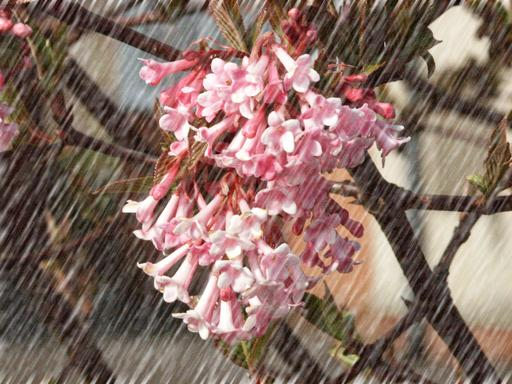
#> input picture demo_image/rainy_image.jpg, 512 x 384 px
$ python fastguidedfilter.py   (older library calls are emulated)
#> lines starting #> are read from the running program, lines starting #| are printed output that depends on the picture
# coding=utf-8
# function q = fastguidedfilter(I, p, r, eps, s) - MATLAB
# %    GUIDEDFILTER O(1) time implementation of guided filter.
# I:   guidance Image
# p:   filtering input image
# r:   window redius
# eps: normalize parameter
# s:   sampling fraction try s = r/4 to s=r
import os
import cv2
import numpy as np
from numpy.matlib import repmat
from scipy.misc import imresize

ra = 16
eps = 2
s = 4

def boxFilter(imSrc, r):
    hei, wid = imSrc.shape
    imDst = np.zeros([hei, wid])
    imCum = np.cumsum(imSrc, axis=0)
    imDst[0:r+1, :] = imCum[r:2*r+1, :]
    imDst[r+1:hei-r, :] = imCum[2*r+1:hei, :] - imCum[0:hei-2*r-1, :]
    imDst[hei-r:hei, :] = repmat(imCum[hei-1, :], r, 1) - imCum[hei-2*r-1:hei-r-1, :]
    imCum = np.cumsum(imDst, axis=1)
    imDst[:, 0:r+1] = imCum[:, r:2*r+1]
    imDst[:, r+1:wid-r] = imCum[:, 2*r+1:wid] - imCum[:, 0:wid-2*r-1]
    repmat(imCum[:,wid-1], r, 1).shape = (imCum.shape[0], r)
    y = np.transpose(repmat(imCum[:,wid-1], r, 1))
    imDst[:, wid-r:wid] = y - imCum[:, wid-2*r-1:wid-r-1]
    return imDst

def guideFilter(I, ra=16, eps=2, s=4):
    I_sub = imresize(I, 1/s, 'nearest')
    I_sub = I_sub/255
    p_sub = imresize(I, 1/s, 'nearest')
    p_sub = p_sub/255
    r_sub = int(ra / s)
    hei, wid = I_sub.shape
    m = np.ones([hei, wid])
    N = boxFilter(m, r_sub)
    mean_I = boxFilter(I_sub, r_sub) / N
    mean_p = boxFilter(p_sub, r_sub) / N
    mean_Ip = boxFilter(I_sub * p_sub, r_sub) / N
    # this is the covariance of (I, p) in each local patch.
    cov_Ip = mean_Ip - mean_I * mean_p
    mean_II = boxFilter(I_sub * I_sub, r_sub) / N
    var_I = mean_II - mean_I * mean_I
    a = cov_Ip / (var_I + eps)
    b = mean_p - a * mean_I
    mean_a = boxFilter(a, r_sub) / N
    mean_b = boxFilter(b, r_sub) / N
    mean_a = cv2.resize(mean_a, (I.shape[1], I.shape[0]), interpolation=cv2.INTER_LINEAR)
    mean_b = cv2.resize(mean_b, (I.shape[1], I.shape[0]), interpolation=cv2.INTER_LINEAR)
    I = I / 255
    q = mean_a * I + mean_b
    return q

if __name__ == '__main__':
    image_dir   = './demo_image/'
    rainy_image = cv2.imread(os.path.join(image_dir, 'rainy_image.jpg'))
#> rainy_image is the input picture: shape (384, 512, 3); mean B, G, R 101.9, 111.1, 137.4
    gt_image    = cv2.imread(os.path.join(image_dir, 'ground_truth.jpg'))
    b, g, r     = cv2.split(rainy_image)
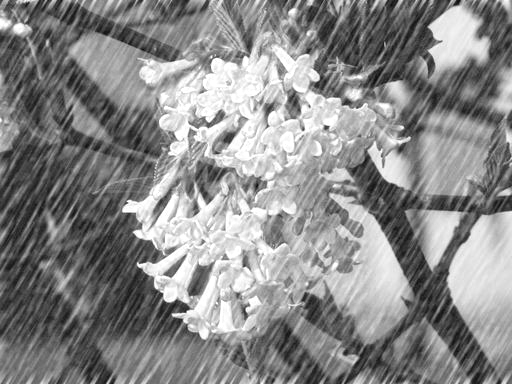
#> r: shape (384, 512); min 7, max 255, mean 137.4
    h, w, c     = rainy_image.shape
#> h = 384; w = 512; c = 3
    base_layer  = np.zeros([h, w, c])
    base_layer[:, :, 0] = guideFilter(b, ra, eps, s)
#> in guideFilter, `I_sub = imresize(I, 1/s, 'nearest')`:
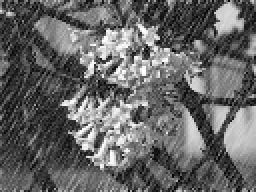
#> I_sub: shape (96, 128) (shown 2 times larger); min 0, max 255, mean 102
#> in boxFilter, `imCum = np.cumsum(imSrc, axis=0)`: imSrc: shape (96, 128) float64; every value is 1
#> in boxFilter, `imDst[:, wid-r:wid] = y - imCum[:, wid-2*r-1:wid-r-1]`: imDst: shape (96, 128) float64; min 25, max 81, mean 77.8
#> in boxFilter (call 2), `imDst[hei-r:hei, :] = repmat(imCum[hei-1, :], r, 1) - imCum[hei-2*r-1:..`: imDst: shape (96, 128) float64; min 0.659, max 8.26, mean 3.53
#> in boxFilter (call 2), `imDst[:, 0:r+1] = imCum[:, r:2*r+1]`: imDst: shape (96, 128) float64; min 0.659, max 31.69, mean 4.1
#> in boxFilter (call 2), `y = np.transpose(repmat(imCum[:,wid-1], r, 1))`: y = 96 rows, first 6: [211.7, 211.7, 211.7, 211.7], [256.8, 256.8, 256.8, 256.8], [303.8, 303.8, 303.8, 303.8], [349.8, 349.8, 349.8, 349.8], [392.9, 392.9, 392.9, 392.9], [390.3, 390.3, 390.3, 390.3]
#> in boxFilter (call 2), `imDst[:, wid-r:wid] = y - imCum[:, wid-2*r-1:wid-r-1]`: imDst: shape (96, 128) float64; min 7.47, max 65.57, mean 31.2
#> in boxFilter (call 4), `imDst[hei-r:hei, :] = repmat(imCum[hei-1, :], r, 1) - imCum[hei-2*r-1:..`: imDst: shape (96, 128) float64; min 0.104, max 7.61, mean 1.86
#> in boxFilter (call 4), `imDst[:, 0:r+1] = imCum[:, r:2*r+1]`: imDst: shape (96, 128) float64; min 0.104, max 12.8, mean 2.04
#> in boxFilter (call 4), `y = np.transpose(repmat(imCum[:,wid-1], r, 1))`: y = 96 rows, first 6: [92.19, 92.19, 92.19, 92.19], [113.7, 113.7, 113.7, 113.7], [137.5, 137.5, 137.5, 137.5], [160.6, 160.6, 160.6, 160.6], [181.1, 181.1, 181.1, 181.1], [179.8, 179.8, 179.8, 179.8]
#> in boxFilter (call 4), `imDst[:, wid-r:wid] = y - imCum[:, wid-2*r-1:wid-r-1]`: imDst: shape (96, 128) float64; min 1.49, max 53.36, mean 16.5
#> in guideFilter, `mean_Ip = boxFilter(I_sub * p_sub, r_sub) / N`:
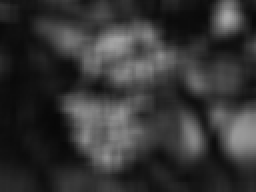
#> mean_Ip: shape (96, 128) float64 (shown 2 times larger); min 0.0331, max 0.659, mean 0.21
#> in boxFilter (call 6), `imDst[hei-r:hei, :] = repmat(imCum[hei-1, :], r, 1) - imCum[hei-2*r-1:..`: imDst: shape (96, 128) float64; min 0.00394, max 0.395, mean 0.122
#> in boxFilter (call 6), `imDst[:, 0:r+1] = imCum[:, r:2*r+1]`:
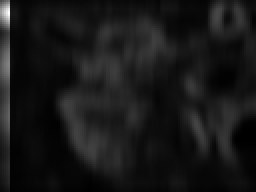
#> imDst: shape (96, 128) float64 (shown 2 times larger); min 0.00394, max 1.41, mean 0.136; drawn with min black and max white
#> in boxFilter (call 6), `y = np.transpose(repmat(imCum[:,wid-1], r, 1))`: y = 96 rows, first 6: [9.17, 9.17, 9.17, 9.17], [10.85, 10.85, 10.85, 10.85], [12.45, 12.45, 12.45, 12.45], [14.03, 14.03, 14.03, 14.03], [15.7, 15.7, 15.7, 15.7], [15.76, 15.76, 15.76, 15.76]
#> in boxFilter (call 6), `imDst[:, wid-r:wid] = y - imCum[:, wid-2*r-1:wid-r-1]`:
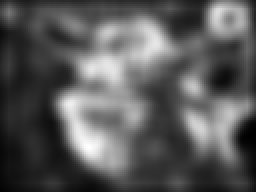
#> imDst: shape (96, 128) float64 (shown 2 times larger); min 0.0216, max 3.04, mean 1.09; drawn with min black and max white
#> in boxFilter (call 7), `imCum = np.cumsum(imSrc, axis=0)`:
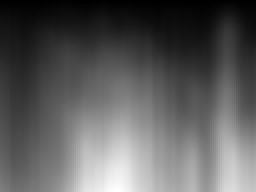
#> imCum: shape (96, 128) float64 (shown 2 times larger); min 0.209, max 52.03, mean 19.1; drawn with min black and max white
#> in boxFilter (call 7), `imDst[hei-r:hei, :] = repmat(imCum[hei-1, :], r, 1) - imCum[hei-2*r-1:..`:
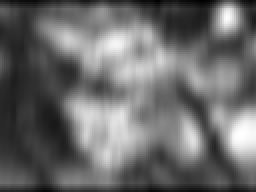
#> imDst: shape (96, 128) float64 (shown 2 times larger); min 0.998, max 6.9, mean 3.47; drawn with min black and max white
#> in boxFilter (call 7), `y = np.transpose(repmat(imCum[:,wid-1], r, 1))`: y = 96 rows, first 6: [212.1, 212.1, 212.1, 212.1], [254.8, 254.8, 254.8, 254.8], [297.9, 297.9, 297.9, 297.9], [341.7, 341.7, 341.7, 341.7], [386.2, 386.2, 386.2, 386.2], [389.6, 389.6, 389.6, 389.6]
    base_layer[:, :, 1] = guideFilter(g, ra, eps, s)
#> in boxFilter (call 9), `y = np.transpose(repmat(imCum[:,wid-1], r, 1))`: y = 96 rows, first 6: [242.8, 242.8, 242.8, 242.8], [293.8, 293.8, 293.8, 293.8], [346, 346, 346, 346], [397, 397, 397, 397], [445.9, 445.9, 445.9, 445.9], [443.4, 443.4, 443.4, 443.4]
#> in boxFilter (call 11), `y = np.transpose(repmat(imCum[:,wid-1], r, 1))`: y = 96 rows, first 6: [113.5, 113.5, 113.5, 113.5], [139.5, 139.5, 139.5, 139.5], [167.2, 167.2, 167.2, 167.2], [193.8, 193.8, 193.8, 193.8], [218.3, 218.3, 218.3, 218.3], [217.5, 217.5, 217.5, 217.5]
#> in boxFilter (call 13), `y = np.transpose(repmat(imCum[:,wid-1], r, 1))`: y = 96 rows, first 6: [8.7, 8.7, 8.7, 8.7], [10.29, 10.29, 10.29, 10.29], [11.83, 11.83, 11.83, 11.83], [13.36, 13.36, 13.36, 13.36], [14.98, 14.98, 14.98, 14.98], [15.08, 15.08, 15.08, 15.08]
#> in boxFilter (call 14), `y = np.transpose(repmat(imCum[:,wid-1], r, 1))`: y = 96 rows, first 6: [242, 242, 242, 242], [290.6, 290.6, 290.6, 290.6], [339.6, 339.6, 339.6, 339.6], [389.4, 389.4, 389.4, 389.4], [440, 440, 440, 440], [443.3, 443.3, 443.3, 443.3]
    base_layer[:, :, 2] = guideFilter(r, ra, eps, s)
#> in boxFilter (call 16), `y = np.transpose(repmat(imCum[:,wid-1], r, 1))`: y = 96 rows, first 6: [295.6, 295.6, 295.6, 295.6], [357.3, 357.3, 357.3, 357.3], [420.2, 420.2, 420.2, 420.2], [481.4, 481.4, 481.4, 481.4], [540.6, 540.6, 540.6, 540.6], [538.3, 538.3, 538.3, 538.3]
#> in boxFilter (call 18), `y = np.transpose(repmat(imCum[:,wid-1], r, 1))`: y = 96 rows, first 6: [157.5, 157.5, 157.5, 157.5], [193, 193, 193, 193], [230.2, 230.2, 230.2, 230.2], [265.3, 265.3, 265.3, 265.3], [298.5, 298.5, 298.5, 298.5], [297.8, 297.8, 297.8, 297.8]
#> in boxFilter (call 20), `y = np.transpose(repmat(imCum[:,wid-1], r, 1))`: y = 96 rows, first 6: [8.64, 8.64, 8.64, 8.64], [10.3, 10.3, 10.3, 10.3], [11.93, 11.93, 11.93, 11.93], [13.55, 13.55, 13.55, 13.55], [15.23, 15.23, 15.23, 15.23], [15.3, 15.3, 15.3, 15.3]
#> in boxFilter (call 21), `y = np.transpose(repmat(imCum[:,wid-1], r, 1))`: y = 96 rows, first 6: [294.1, 294.1, 294.1, 294.1], [353, 353, 353, 353], [412.4, 412.4, 412.4, 412.4], [472.7, 472.7, 472.7, 472.7], [533.9, 533.9, 533.9, 533.9], [537.7, 537.7, 537.7, 537.7]
    rainy_image  = rainy_image / 255
    detail_layer = rainy_image - base_layer
    cv2.imshow('rainy_image', rainy_image)
    cv2.imshow('base_layer',  base_layer)
    cv2.imshow('detail_layer', detail_layer)
    cv2.waitKey(3)
    cv2.imwrite(image_dir + 'base_layer.jpg',   base_layer*255)
    cv2.imwrite(image_dir + 'detail_layer.jpg', detail_layer*255)
    # [12 lines of commented-out code are left out]
